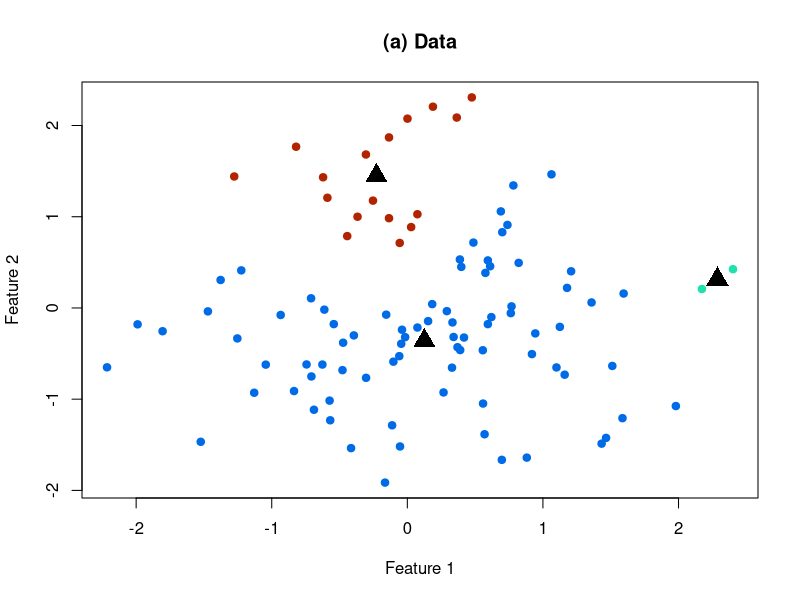
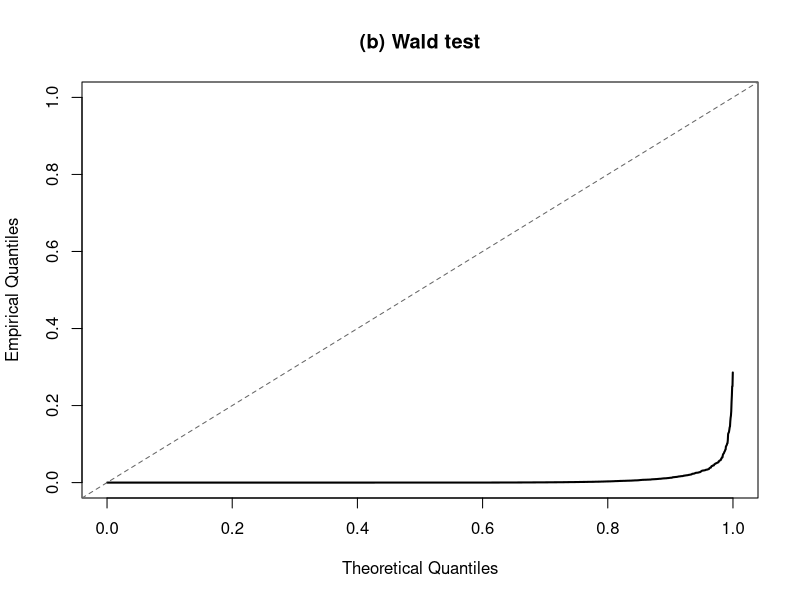
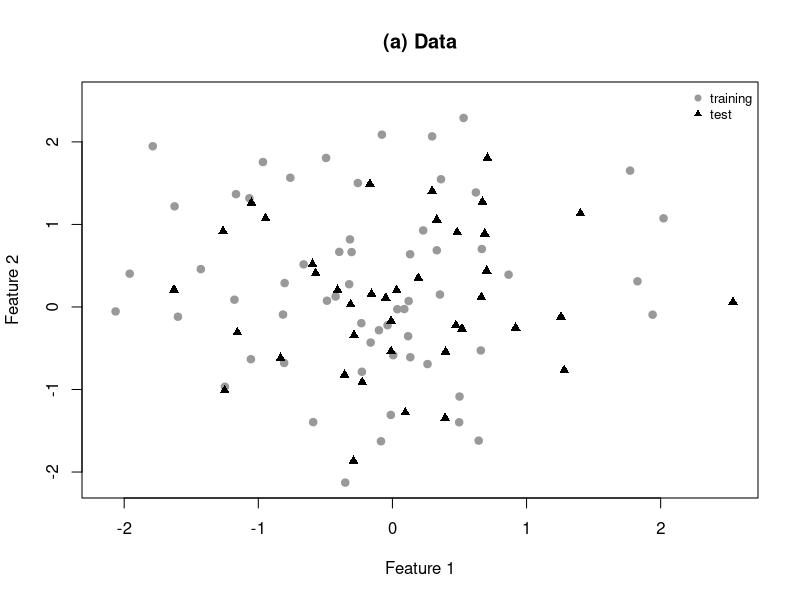
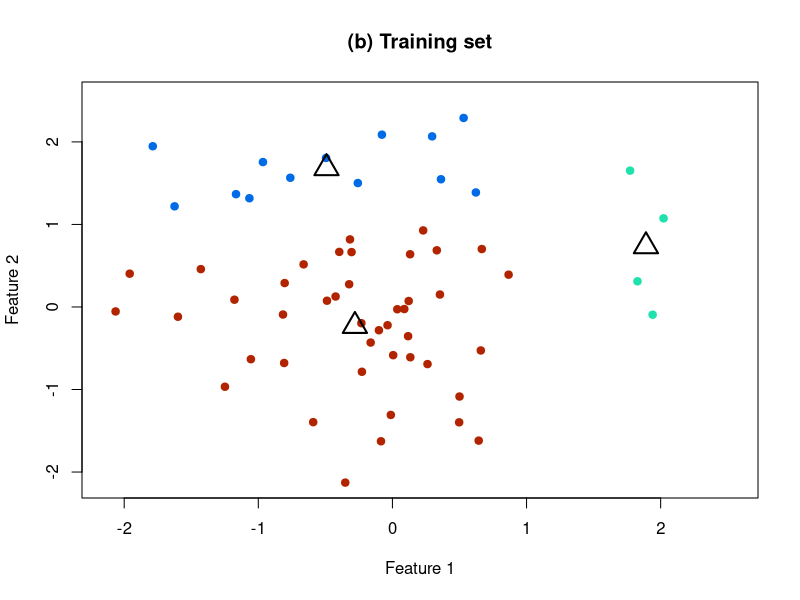
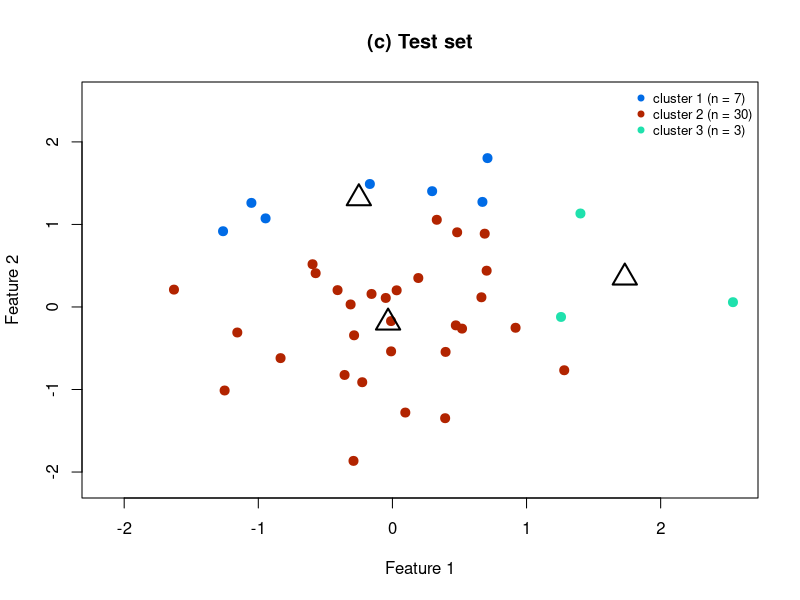
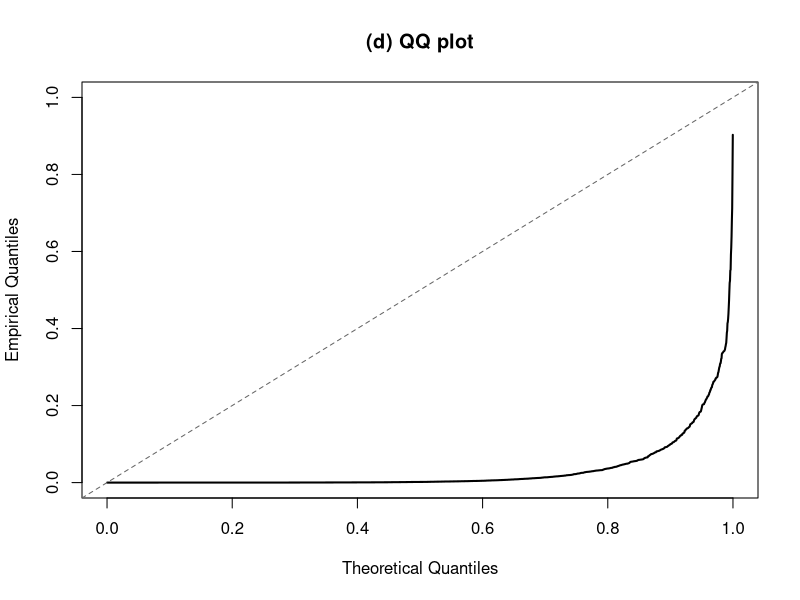

Here is the R script that generated these plots, in order:
## ---- chunk 1
library(class)
set.seed(1)

# Parameters

n       <- 100        
q       <- 2           
sigma2  <- 1
sigma   <- sqrt(sigma2)
mu      <- matrix(0, nrow = n, ncol = q)
K       <- 3          
link    <- "average"
B       <- 2000        
n_train <- 60          
k_nn    <- 3           # "three-nearest neighbors classifier"

cols <- c("#006be6", "#b22400", "#1fe1ad")   

# Génération de X

gen_data <- function() {
   matrix(rnorm(n * q, mean = mu , sd = sigma), nrow = n, ncol = q)
}

# Test de Wald

wald_p <- function(x, g1, g2) {
  d     <- sqrt(sum((colMeans(x[g1, , drop = FALSE]) -
                     colMeans(x[g2, , drop = FALSE]))^2))
  scale <- sigma * sqrt(1 / length(g1) + 1 / length(g2))
  pchisq((d / scale)^2, df = q, lower.tail = FALSE)
}

# QQ-plot (density vs uniform density)

qq_unif <- function(p, main) {
  plot(ppoints(length(p)), sort(p), type = "l", lwd = 2,
       xlim = c(0, 1), ylim = c(0, 1),
       xlab = "Theoretical Quantiles", ylab = "Empirical Quantiles",
       main = main)
  abline(0, 1, lty = 2, col = "grey40")   # droite y = x : p-values uniformes
}
## ---- chunk 2
# Dataset
x1   <- gen_data()
head(x1)
clust <- cutree(hclust(dist(x1), method = link), k = K)
means1 <- t(sapply(1:K, function(k) colMeans(x1[clust == k, , drop = FALSE])))

plot(x1, col = cols[clust], pch = 19, xlab = "Feature 1", ylab = "Feature 2",
     main = "(a) Data")
points(means1, pch = 17, cex = 2.2, col = "black")


## ---- chunk 3
fig1_run <- function() {
  x   <- gen_data()
  lab <- cutree(hclust(dist(x), method = link), k = K)
  pr  <- sample(K, 2)
  wald_p(x, which(lab == pr[1]), which(lab == pr[2]))
}
p_fig1 <- replicate(B, fig1_run())


qq_unif(p_fig1, "(b) Wald test")
## ---- chunk 4
fig2_draw <- function() {
  repeat {
    x    <- gen_data()
    idx  <- sample(n, n_train)
    xtr  <- x[idx, , drop = FALSE]
    xte  <- x[-idx, , drop = FALSE]
    ltr  <- cutree(hclust(dist(xtr), method = link), k = K)
    lte  <- as.integer(knn(train = xtr, test = xte,
                           cl = factor(ltr, levels = 1:K), k = k_nn))
    if (all(tabulate(lte, nbins = K) >= 1)) break
  }
  list(xtr = xtr, xte = xte, ltr = ltr, lte = lte)
}

# a-c
ex <- fig2_draw()

# d

fig2_run <- function() {
  d  <- fig2_draw()
  pr <- sample(K, 2)
  wald_p(d$xte, which(d$lte == pr[1]), which(d$lte == pr[2]))
}
p_fig2 <- replicate(B, fig2_run())

lim <- range(rbind(ex$xtr, ex$xte))

cl_means <- function(x, lab) {
  t(sapply(1:K, function(k) colMeans(x[lab == k, , drop = FALSE])))
}
means_tr <- cl_means(ex$xtr, ex$ltr)   # clusters du train (estimés sur le train)
means_te <- cl_means(ex$xte, ex$lte)   # clusters du test (assignés par kNN)

# a Data : train+test
plot(ex$xtr, pch = 19, col = "grey60", xlim = lim, ylim = lim,
     xlab = "Feature 1", ylab = "Feature 2", main = "(a) Data")
points(ex$xte, pch = 17, col = "black")
legend("topright", c("training", "test"), pch = c(19, 17),
       col = c("grey60", "black"), bty = "n", cex = 0.8)

# b : clustering Train

plot(ex$xtr, pch = 19, col = cols[ex$ltr], xlim = lim, ylim = lim,
     xlab = "Feature 1", ylab = "Feature 2", main = "(b) Training set")
points(means_tr, pch = 2, cex = 2.4, lwd = 2, col = "black")

#c : tests 
plot(ex$xte, pch = 19, col = cols[ex$lte], cex = 1.2, xlim = lim, ylim = lim,
     xlab = "Feature 1", ylab = "Feature 2", main = "(c) Test set")
points(means_te, pch = 2, cex = 2.4, lwd = 2, col = "black")
legend("topright", bty = "n", cex = 0.8, pch = 19, col = cols,
       legend = paste0("cluster ", 1:K, " (n = ", tabulate(ex$lte, K), ")"))

# d-

qq_unif(p_fig2, "(d) QQ plot")

## ---- chunk 5

cat(sprintf("Fig 1 - Wald, clusters estimés sur toutes les données : %.3f\n",
            mean(p_fig1 < 0.05)))
cat(sprintf("Fig 2 - Wald, sample splitting + kNN                  : %.3f\n",
            mean(p_fig2 < 0.05)))
cat("Attendu pour un test valide : 0.050\n")
